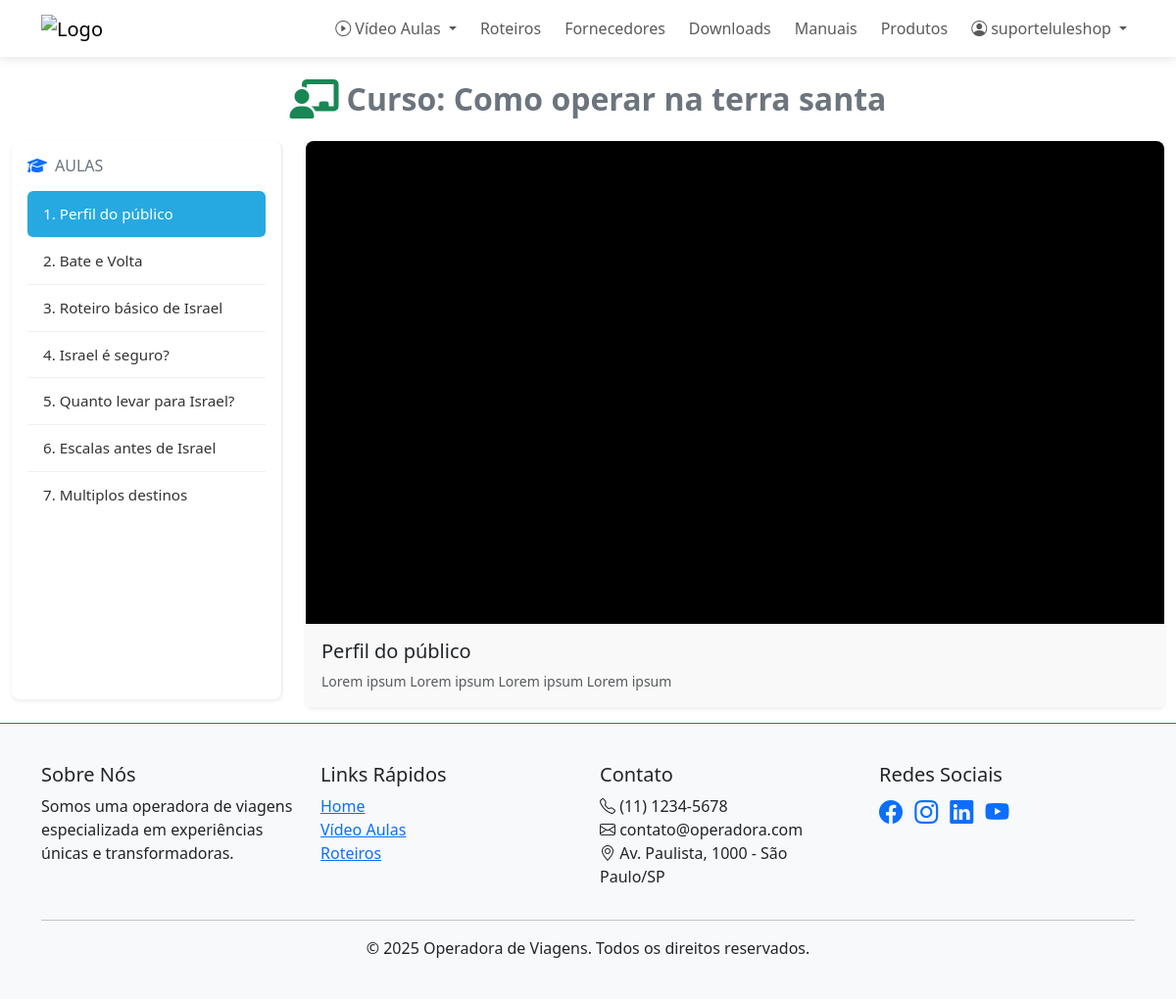
Page /video-aulas/terra-santa/ (signed in) on the committed database.
### operadora/models.py (models this page shows, shortened)
class VideoAula(models.Model):
    CATEGORIA_CHOICES = [
        ('terra_santa', 'Terra Santa'),
        ('treinamento', 'Treinamento Empresarial'),
        ('dubai', 'Dubai'),
        ('eua', 'Estados Unidos'),
    ]
    titulo = models.CharField(max_length=100)
    categoria = models.CharField(max_length=20, choices=CATEGORIA_CHOICES)
    descricao = models.TextField()
    url = models.URLField()  # YouTube ou .mp4
    thumbnail = models.ImageField(upload_to='videos/thumbnails/')
    data_publicacao = models.DateTimeField(auto_now_add=True)
    ordem = models.PositiveIntegerField(default=0)
    class Meta:
        ordering = ['ordem']
    class Meta:
        verbose_name = 'Aula'

### operadora/views.py (the view)
# urls.py: path('video-aulas/terra-santa/', operadora_views.video_terra_santa, name='video_terra_santa'),
@login_required
def video_terra_santa(request):
    videos = VideoAula.objects.filter(categoria='terra_santa').order_by('ordem')
    return render(request, 'operadora/video-aula/terra_santa.html', {'videos': videos})

### core/templates/operadora/video-aula/terra_santa.html (shortened to what this page needs)
{% extends "base.html" %}
{% block content %}
<link rel="stylesheet" href="https://cdnjs.cloudflare.com/ajax/libs/font-awesome/6.5.0/css/all.min.css">
<div class="container-fluid">
    <h2 class="d-flex justify-content-center align-items-center fw-bold my-4 gap-2 flex-wrap">
        <i class="fas fa-chalkboard-teacher fa-lg text-success"></i>
        <span class="text-secondary">Curso: Como operar na terra santa</span>
    </h2>
    <div class="row">
        <div class="col-md-4 col-lg-3 mb-4">
            <div class="video-sidebar p-3 shadow-sm rounded-3">
                <h6 class="mb-3 text-secondary text-uppercase">
                    <i class="fas fa-graduation-cap me-2 text-primary"></i>Aulas
                </h6>
                <div class="list-group" id="videoList">
                    {% for video in videos %}
                        <a href="#" class="list-group-item list-group-item-action {% if forloop.first %}active{% endif %}"
                           data-video-url="{{ video.url }}"
                           data-video-title="{{ video.titulo }}"
                           data-video-desc="{{ video.descricao }}">
                            {{ forloop.counter }}. {{ video.titulo }}
                        </a>
                    {% endfor %}
                </div>
            </div>
        </div>
        <div class="col-md-8 col-lg-9">
            <div class="card border-0 shadow-sm mb-3">
                <div class="video-player" id="videoContainer">
                </div>
                <div class="card-body">
                    <h5 id="videoTitle" class="card-title mb-2"></h5>
                    <p id="videoDesc" class="card-text text-muted small"></p>
                </div>
            </div>
        </div>
    </div>
</div>
{% endblock %}

### core/templates/base.html (shortened to what this page needs)
<!DOCTYPE html>
<html lang="pt-br">
<head>
    <link href="https://cdn.jsdelivr.net/npm/bootstrap@5.3.0/dist/css/bootstrap.min.css" rel="stylesheet">
    <link rel="stylesheet" href="https://cdn.jsdelivr.net/npm/bootstrap-icons@1.10.0/font/bootstrap-icons.css">
</head>
<body>
    <nav class="navbar navbar-expand-lg navbar-light bg-white sticky-top">
        <div class="container">
            <a class="navbar-brand" href="{% url 'home' %}">
                <img src="/static/images/logo-abbeytur.png" alt="Logo" height="40">
            </a>
            <div class="collapse navbar-collapse" id="navbarNav">
                <ul class="navbar-nav ms-auto align-items-center gap-2">
                    {% if user.is_authenticated %}
                        <li class="nav-item dropdown">
                            <a class="nav-link dropdown-toggle" href="#" id="videoAulasDropdown" data-bs-toggle="dropdown">
                                <i class="bi bi-play-circle"></i> Vídeo Aulas
                            </a>
                        </li>
                        <li class="nav-item"><a class="nav-link" href="{% url 'roteiros' %}">Roteiros</a></li>
                        <li class="nav-item"><a class="nav-link" href="{% url 'fornecedores' %}">Fornecedores</a></li>
                        <li class="nav-item"><a class="nav-link" href="{% url 'downloads' %}">Downloads</a></li>
                        <li class="nav-item"><a class="nav-link" href="{% url 'manuais' %}">Manuais</a></li>
                        <li class="nav-item"><a class="nav-link" href="{% url 'produtos' %}">Produtos</a></li>
                        <li class="nav-item dropdown">
                            <a class="nav-link dropdown-toggle d-flex align-items-center gap-1" href="#" id="userDropdown" data-bs-toggle="dropdown">
                                <i class="bi bi-person-circle"></i> {{ user.first_name|default:user.username }}
                            </a>
                        </li>
                    {% endif %}
                </ul>
            </div>
        </div>
    </nav>
    <main class="p-0 m-0">
        {% block content %}{% endblock %}
    </main>
    <footer class="footer border-top border-success" style="border-top-width: 3px;">
        <div class="container">
            <div class="row">
                <div class="col-md-3">
                    <h5>Sobre Nós</h5>
                    <p>Somos uma operadora de viagens especializada em experiências únicas e transformadoras.</p>
                </div>
                <div class="col-md-3">
                    <h5>Links Rápidos</h5>
                    <ul class="list-unstyled">
                        <li><a href="{% url 'home' %}">Home</a></li>
                        <li><a href="{% url 'video_aulas' %}">Vídeo Aulas</a></li>
                        <li><a href="{% url 'roteiros' %}">Roteiros</a></li>
                    </ul>
                </div>
                <div class="col-md-3">
                    <h5>Contato</h5>
                    <ul class="list-unstyled">
                        <li><i class="bi bi-telephone"></i> (11) 1234-5678</li>
                        <li><i class="bi bi-envelope"></i> contato@operadora.com</li>
                        <li><i class="bi bi-geo-alt"></i> Av. Paulista, 1000 - São Paulo/SP</li>
                    </ul>
                </div>
                <div class="col-md-3">
                    <h5>Redes Sociais</h5>
                    <a href="#" class="text-decoration-none me-2"><i class="bi bi-facebook fs-4"></i></a>
                    <a href="#" class="text-decoration-none me-2"><i class="bi bi-instagram fs-4"></i></a>
                    <a href="#" class="text-decoration-none me-2"><i class="bi bi-linkedin fs-4"></i></a>
                    <a href="#" class="text-decoration-none"><i class="bi bi-youtube fs-4"></i></a>
                </div>
            </div>
            <hr>
            <div class="text-center">
                <p class="mb-0">&copy; 2025 Operadora de Viagens. Todos os direitos reservados.</p>
            </div>
        </div>
    </footer>
</body>
</html>

### core/templates/base.html (style rules this page uses)
.navbar { box-shadow: 0 2px 10px rgba(0,0,0,0.1); }
.footer { background-color: #f8f9fa; padding: 40px 0; }

### core/templates/operadora/video-aula/terra_santa.html (style rules this page uses)
.video-sidebar { background-color: #ffffff; border-right: 1px solid #eaeaea; height: 100%; overflow-y: auto; max-height: 80vh; }
.video-sidebar .list-group-item { border: none; border-bottom: 1px solid #f1f1f1; padding: 0.75rem 1rem; font-size: 0.95rem; color: #333; }
.video-sidebar .list-group-item:last-child { border-bottom: none; }
.video-sidebar .list-group-item.active { background-color: #26a9e0; color: #fff; border-radius: 0.375rem; }
.video-player { position: relative; padding-top: 56.25%; height: 0; background-color: #000; border-radius: 0.5rem 0.5rem 0 0; overflow: hidden; }
.card-body { background-color: #f9f9f9; border-radius: 0 0 0.5rem 0.5rem; }

### rows in the picture
VideoAula: titulo "Perfil do público"
VideoAula: titulo "Bate e Volta"
VideoAula: titulo "Roteiro básico de Israel"
VideoAula: titulo "Israel é seguro?"
VideoAula: titulo "Quanto levar para Israel?"
VideoAula: titulo "Escalas antes de Israel"
VideoAula: titulo "Multiplos destinos"

### other values in the picture
{{ user.first_name|default:user.username }} "suporteluleshop"
